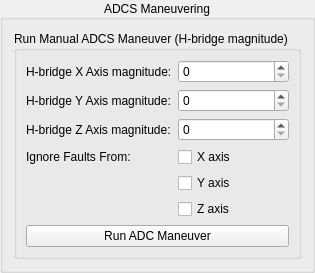
             <widget class="QGroupBox" name="adcManeuverGroupBox">
              <property name="title">
               <string>ADCS Maneuvering</string>
              </property>
              <property name="alignment">
               <set>Qt::AlignCenter</set>
              </property>
              <layout class="QGridLayout" name="gridLayout_8">
               <item row="0" column="0">
                <widget class="QGroupBox" name="groupBox_17">
                 <property name="title">
                  <string>Run Manual ADCS Maneuver (H-bridge magnitude)</string>
                 </property>
                 <property name="flat">
                  <bool>true</bool>
                 </property>
                 <layout class="QGridLayout" name="gridLayout_36">
                  <item row="2" column="0">
                   <widget class="QLabel" name="label_73">
                    <property name="text">
                     <string>H-bridge Z Axis magnitude:</string>
                    </property>
                   </widget>
                  </item>
                  <item row="5" column="1">
                   <widget class="QCheckBox" name="ADCSManeuvering_IgnoreFaults_ZAxis_CheckBox">
                    <property name="text">
                     <string>Z axis</string>
                    </property>
                   </widget>
                  </item>
                  <item row="1" column="0">
                   <widget class="QLabel" name="label_72">
                    <property name="text">
                     <string>H-bridge Y Axis magnitude:</string>
                    </property>
                   </widget>
                  </item>
                  <item row="4" column="1">
                   <widget class="QCheckBox" name="ADCSManeuvering_IgnoreFaults_YAxis_CheckBox">
                    <property name="text">
                     <string>Y axis</string>
                    </property>
                   </widget>
                  </item>
                  <item row="3" column="1">
                   <widget class="QCheckBox" name="ADCSManeuvering_IgnoreFaults_XAxis_CheckBox">
                    <property name="text">
                     <string>X axis</string>
                    </property>
                   </widget>
                  </item>
                  <item row="0" column="0">
                   <widget class="QLabel" name="label_71">
                    <property name="text">
                     <string>H-bridge X Axis magnitude:</string>
                    </property>
                   </widget>
                  </item>
                  <item row="3" column="0">
                   <widget class="QLabel" name="label_74">
                    <property name="text">
                     <string>Ignore Faults From:</string>
                    </property>
                   </widget>
                  </item>
                  <item row="6" column="0" colspan="2">
                   <widget class="QPushButton" name="ADCSManeuvering_IgnoreFaults_RunADCManeuver_Button">
                    <property name="text">
                     <string>Run ADC Maneuver</string>
                    </property>
                   </widget>
                  </item>
                  <item row="0" column="1">
                   <widget class="QSpinBox" name="ADCSManeuvering_Hbridge_Xaxis_Mag_SpinBox"/>
                  </item>
                  <item row="1" column="1">
                   <widget class="QSpinBox" name="ADCSManeuvering_Hbridge_Yaxis_Mag_SpinBox"/>
                  </item>
                  <item row="2" column="1">
                   <widget class="QSpinBox" name="ADCSManeuvering_Hbridge_Zaxis_Mag_SpinBox"/>
                  </item>
                 </layout>
                </widget>
               </item>
              </layout>
             </widget>
